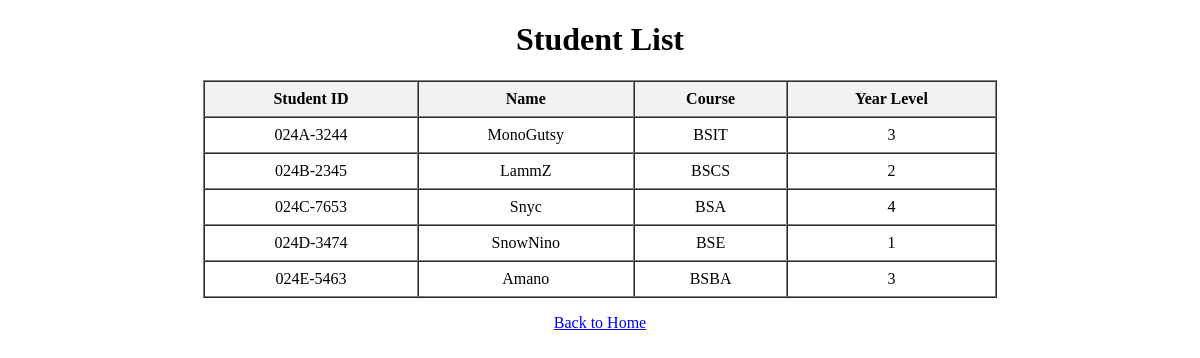
The page /students/ on the database its author committed.
### main/models.py (models this page shows, shortened)
class Student(models.Model):
    student_id = models.CharField(max_length=20, unique=True)
    name = models.CharField(max_length=100)
    course = models.CharField(max_length=100)
    year_level = models.IntegerField()

### main/views.py (the view)
# urls.py: path('students/', views.students_list, name='students_list')
def students_list(request):
    students = Student.objects.all()
    return render(request, 'main/students.html', {'students': students})

### main/templates/main/students.html (shortened to what this page needs)
<!DOCTYPE html>
<html>
<head>
</head>
<body>
<h1>Student List</h1>
{% if students %}
<table border="1" cellpadding="5">
    <tr>
        <th>Student ID</th>
        <th>Name</th>
        <th>Course</th>
        <th>Year Level</th>
    </tr>
    {% for student in students %}
    <tr>
        <td>{{ student.student_id }}</td>
        <td>{{ student.name }}</td>
        <td>{{ student.course }}</td>
        <td>{{ student.year_level }}</td>
    </tr>
    {% endfor %}
</table>
{% else %}
<p>No students found.</p>
{% endif %}
<p style="text-align: center;">
    <a href="{% url 'home' %}">Back to Home</a>
</p>
</body>
</html>

### main/templates/main/students.html (style rules this page uses)
table { border-collapse: separate; border-spacing: 0; width: 67%; margin: 0 auto; }
th, td { text-align: center; padding: 8px; }
th { background-color: #f2f2f2; }
h1 { text-align: center; }

### rows shown on the page
Student: student_id "024A-3244", name "MonoGutsy", course "BSIT", year_level "3"
Student: student_id "024B-2345", name "LammZ", course "BSCS", year_level "2"
Student: student_id "024C-7653", name "Snyc", course "BSA", year_level "4"
Student: student_id "024D-3474", name "SnowNino", course "BSE", year_level "1"
Student: student_id "024E-5463", name "Amano", course "BSBA", year_level "3"
